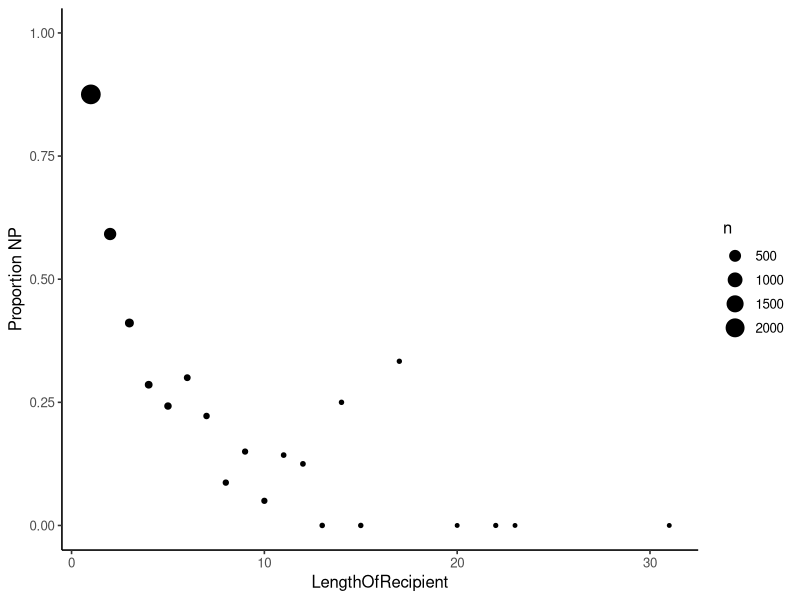

R code for this plot:
## ---- chunk 1
knitr::opts_chunk$set(echo = TRUE)
## ---- chunk 2
library(tidyverse)
d = read_csv("dative.csv")
## ---- chunk 3
d
group_by(d, Verb, RealizationOfRecipient) %>% 
  select(Verb, RealizationOfRecipient) %>%
  summarise(n=n()) %>%
  pivot_wider(names_from=c("RealizationOfRecipient"),
              values_from=c("n"))
## ---- chunk 4
mean(d$LengthOfTheme > d$LengthOfRecipient)
# TODO
## ---- chunk 5
group_by(d, LengthOfRecipient) %>%
  summarise(m=mean(RealizationOfRecipient == "NP"),
            n=n()) %>%
  ggplot(aes(x=LengthOfRecipient, y=m, size=n)) + 
  geom_point() +
  theme_classic(12) + ylim(0, 1) + ylab("Proportion NP")
## ---- chunk 6
# TODO
## ---- chunk 7
group_by(d, Modality) %>%
  summarise(mean.NP.Realization=mean(RealizationOfRecipient == "NP"),
            n=n()) 

